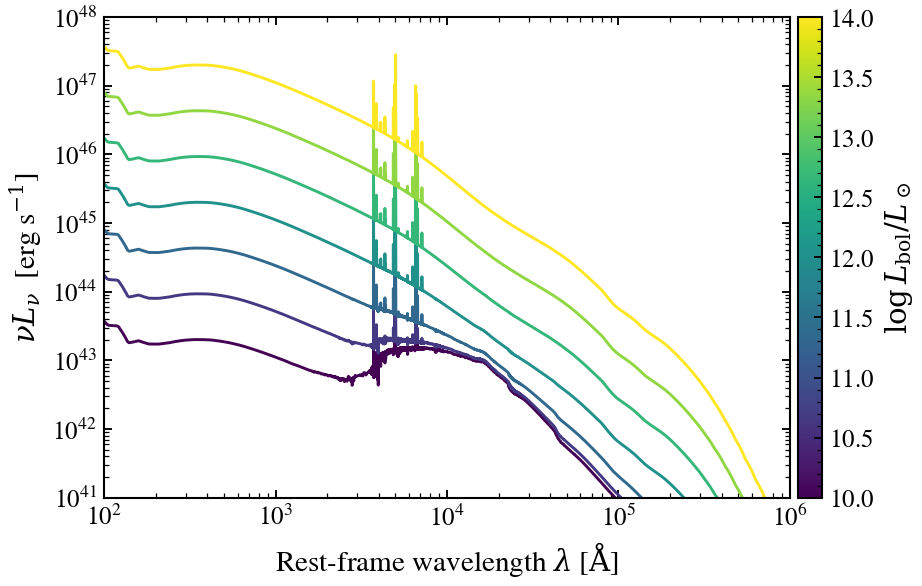

Source code (Python):
"""
QSOgen disc: bolometric luminosity controls overall flux
=========================================================

The disc continuum normalisation tracks bolometric luminosity directly;
the disc temperature shifts more subtly with the implied accretion rate.
Varying ``agn_log_lbol`` from 10 to 14 (in log10 L_sun) sweeps four orders of
magnitude in disc luminosity, comparable to typical Seyfert through bright-QSO
regimes. The spectral shape (slope, peak position) remains nearly fixed.
"""

import warnings

import jax
import jax.numpy as jnp
import matplotlib as mpl
import matplotlib.pyplot as plt
import numpy as np

import tengri
from tengri.analysis.plotting import setup_style

setup_style()
warnings.filterwarnings("ignore", message=".*BakedInBackend.*")
warnings.filterwarnings("ignore", message=".*deprecated.*")

ssp = tengri.load_ssp()
model = tengri.SEDModel.build(
    ssp,
    sfh={
        "type": "dpl",
        "*": tengri.FIXED,
        "tau_gyr": 3.0,
        "log_peak_sfr": 0.5,
        "alpha": 2.0,
        "beta": 2.5,
    },
    dust={"type": "two_component", "*": tengri.FIXED, "tau_diff": 0.1, "tau_bc": 0.1},
    agn={
        "type": "composable",
        "disc": {"type": "multicolor", "*": tengri.FIXED},
        "torus": {"type": "skirtor", "*": tengri.FIXED},
        "lines": {"type": "nlr", "*": tengri.FIXED},
        "*": tengri.FIXED,
    },
    redshift=tengri.Fixed(0.05),
)
baseline = dict(model.spec.sample(jax.random.PRNGKey(0)))

log_lbol_values = np.linspace(10.0, 14.0, 7)  # log10(L_bol / L_sun)
norm = mpl.colors.Normalize(vmin=log_lbol_values.min(), vmax=log_lbol_values.max())
cmap = plt.get_cmap("viridis")

fig, ax = plt.subplots(figsize=(6.5, 4.2))
for log_lbol in log_lbol_values:
    params = {**baseline, "agn_log_lbol": jnp.float64(log_lbol)}
    out = model.predict_rest_sed(params)
    wave = np.asarray(out.wavelength)
    nu = 2.998e18 / wave
    nu_l_nu = nu * np.asarray(out.sed)
    ax.loglog(wave, nu_l_nu, color=cmap(norm(log_lbol)), lw=1.4)

ax.set_xlim(100, 1e6)
ax.set_ylim(1e41, 1e48)
ax.set_xlabel(r"Rest-frame wavelength $\lambda$ [$\mathrm{\AA}$]")
ax.set_ylabel(r"$\nu L_\nu$  [erg s$^{-1}$]")

cbar = fig.colorbar(plt.cm.ScalarMappable(norm=norm, cmap=cmap), ax=ax, pad=0.01)
cbar.set_label(r"$\log L_{\mathrm{bol}}/L_\odot$")

fig.tight_layout()
plt.savefig("plot_agn_log_lbol_sweep.png", dpi=150, bbox_inches="tight")
